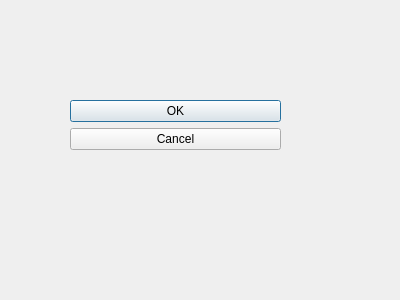
<?xml version="1.0" encoding="UTF-8"?>
<ui version="4.0">
 <class>Dialog</class>
 <widget class="QDialog" name="Dialog">
  <property name="geometry">
   <rect>
    <x>0</x>
    <y>0</y>
    <width>400</width>
    <height>300</height>
   </rect>
  </property>
  <property name="windowTitle">
   <string>Dialog</string>
  </property>
  <widget class="QDialogButtonBox" name="buttonBox">
   <property name="geometry">
    <rect>
     <x>70</x>
     <y>100</y>
     <width>211</width>
     <height>241</height>
    </rect>
   </property>
   <property name="styleSheet">
    <string notr="true"/>
   </property>
   <property name="orientation">
    <enum>Qt::Orientation::Vertical</enum>
   </property>
   <property name="standardButtons">
    <set>QDialogButtonBox::StandardButton::Cancel|QDialogButtonBox::StandardButton::Ok</set>
   </property>
  </widget>
 </widget>
 <resources/>
 <connections>
  <connection>
   <sender>buttonBox</sender>
   <signal>accepted()</signal>
   <receiver>Dialog</receiver>
   <slot>accept()</slot>
   <hints>
    <hint type="sourcelabel">
     <x>248</x>
     <y>254</y>
    </hint>
    <hint type="destinationlabel">
     <x>157</x>
     <y>274</y>
    </hint>
   </hints>
  </connection>
  <connection>
   <sender>buttonBox</sender>
   <signal>rejected()</signal>
   <receiver>Dialog</receiver>
   <slot>reject()</slot>
   <hints>
    <hint type="sourcelabel">
     <x>316</x>
     <y>260</y>
    </hint>
    <hint type="destinationlabel">
     <x>286</x>
     <y>274</y>
    </hint>
   </hints>
  </connection>
 </connections>
</ui>
